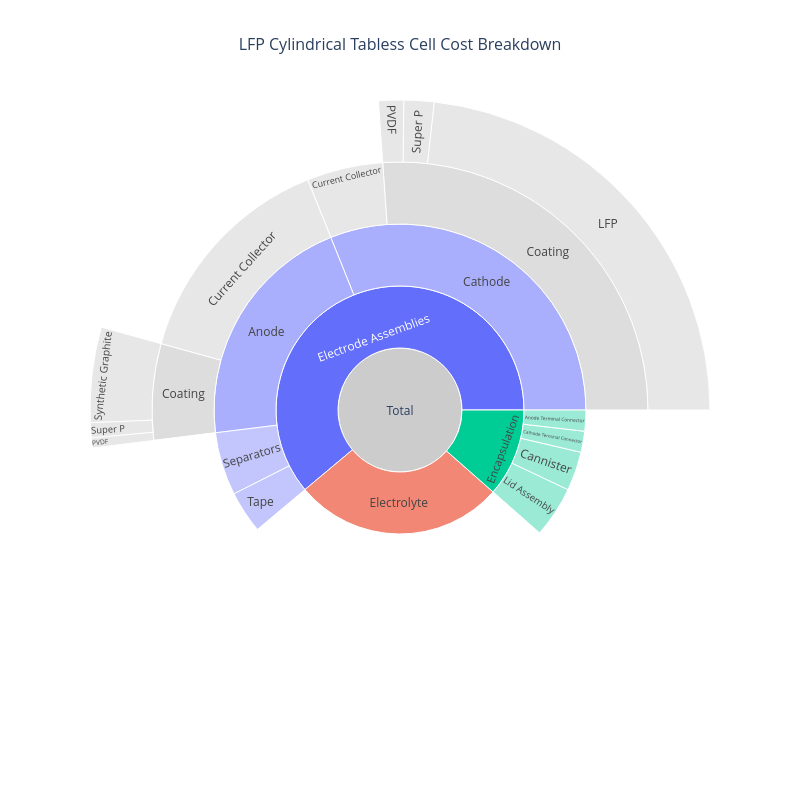

The cell this chart's notebook holds for it:
### Code cell
cell.plot_cost_breakdown(width=800, height=800)

### Figure 1 — Plotly figure (JSON) as saved in the notebook; plotly's stock layout.template omitted (floating-point values rounded to 4 significant figures)
{"data": [{"branchvalues": "total", "customdata": ["<b>Total</b><br>3.83 $", "<b>Electrode Assemblies</b><br>2.34 $<br>61.1% of total", "<b>Anode</b><br>0.80 $<br>20.9% of total", "<b>Coating</b><br>0.24 $<br>6.3% of total", "<b>Synthetic Graphite</b><br>0.19 $<br>5.0% of total", "<b>PVDF</b><br>0.02 $<br>0.5% of total", "<b>Super P</b><br>0.03 $<br>0.8% of total", "<b>Current Collector</b><br>0.56 $<br>14.6% of total", "<b>Electrical Insulation</b><br>0.00 $<br>0.0% of total", "<b>Cathode</b><br>1.19 $<br>31.1% of total", "<b>Coating</b><br>1.00 $<br>26.1% of total", "<b>LFP</b><br>0.89 $<br>23.2% of total", "<b>PVDF</b><br>0.05 $<br>1.3% of total", "<b>Super P</b><br>0.06 $<br>1.6% of total", "<b>Current Collector</b><br>0.19 $<br>5.0% of total", "<b>Electrical Insulation</b><br>0.00 $<br>0.0% of total", "<b>Separators</b><br>0.21 $<br>5.5% of total", "<b>Tape</b><br>0.14 $<br>3.7% of total", "<b>Electrolyte</b><br>1.05 $<br>27.4% of total", "<b>Encapsulation</b><br>0.44 $<br>11.5% of total", "<b>Cathode Terminal Connector</b><br>0.07 $<br>1.8% of total", "<b>Anode Terminal Connector</b><br>0.07 $<br>1.8% of total", "<b>Lid Assembly</b><br>0.17 $<br>4.4% of total", "<b>Cannister</b><br>0.13 $<br>3.4% of total"], "hovertemplate": "%{customdata}<extra></extra>", "ids": ["Total", "Electrode Assemblies", "Electrode Assemblies/Anode", "Electrode Assemblies/Anode/Coating", "Electrode Assemblies/Anode/Coating/Synthetic Graphite", "Electrode Assemblies/Anode/Coating/PVDF", "Electrode Assemblies/Anode/Coating/Super P", "Electrode Assemblies/Anode/Current Collector", "Electrode Assemblies/Anode/Electrical Insulation", "Electrode Assemblies/Cathode", "Electrode Assemblies/Cathode/Coating", "Electrode Assemblies/Cathode/Coating/LFP", "Electrode Assemblies/Cathode/Coating/PVDF", "Electrode Assemblies/Cathode/Coating/Super P", "Electrode Assemblies/Cathode/Current Collector", "Electrode Assemblies/Cathode/Electrical Insulation", "Electrode Assemblies/Separators", "Electrode Assemblies/Tape", "Electrolyte", "Encapsulation", "Encapsulation/Cathode Terminal Connector", "Encapsulation/Anode Terminal Connector", "Encapsulation/Lid Assembly", "Encapsulation/Cannister"], "labels": ["Total", "Electrode Assemblies", "Anode", "Coating", "Synthetic Graphite", "PVDF", "Super P", "Current Collector", "Electrical Insulation", "Cathode", "Coating", "LFP", "PVDF", "Super P", "Current Collector", "Electrical Insulation", "Separators", "Tape", "Electrolyte", "Encapsulation", "Cathode Terminal Connector", "Anode Terminal Connector", "Lid Assembly", "Cannister"], "marker": {"colors": ["#CCCCCC", "#636EFA", "#a9affc", "#DDDDDD", "#DDDDDD", "#DDDDDD", "#DDDDDD", "#DDDDDD", "#DDDDDD", "#a9affc", "#DDDDDD", "#DDDDDD", "#DDDDDD", "#DDDDDD", "#DDDDDD", "#DDDDDD", "#a9affc", "#a9affc", "#EF553B", "#00CC96", "#72e2c5", "#72e2c5", "#72e2c5", "#72e2c5"]}, "parents": ["", "Total", "Electrode Assemblies", "Electrode Assemblies/Anode", "Electrode Assemblies/Anode/Coating", "Electrode Assemblies/Anode/Coating", "Electrode Assemblies/Anode/Coating", "Electrode Assemblies/Anode", "Electrode Assemblies/Anode", "Electrode Assemblies", "Electrode Assemblies/Cathode", "Electrode Assemblies/Cathode/Coating", "Electrode Assemblies/Cathode/Coating", "Electrode Assemblies/Cathode/Coating", "Electrode Assemblies/Cathode", "Electrode Assemblies/Cathode", "Electrode Assemblies", "Electrode Assemblies", "Total", "Total", "Encapsulation", "Encapsulation", "Encapsulation", "Encapsulation"], "type": "sunburst", "values": [3.83, 2.34, 0.8, 0.24, 0.19, 0.02, 0.03, 0.56, 0, 1.19, 1, 0.89, 0.05, 0.06, 0.19, 0, 0.21, 0.14, 1.05, 0.44, 0.07, 0.07, 0.17, 0.13]}], "layout": {"font": {"size": 12}, "height": 800, "title": {"font": {"size": 16}, "text": "LFP Cylindrical Tabless Cell Cost Breakdown", "x": 0.5}, "width": 800}}
